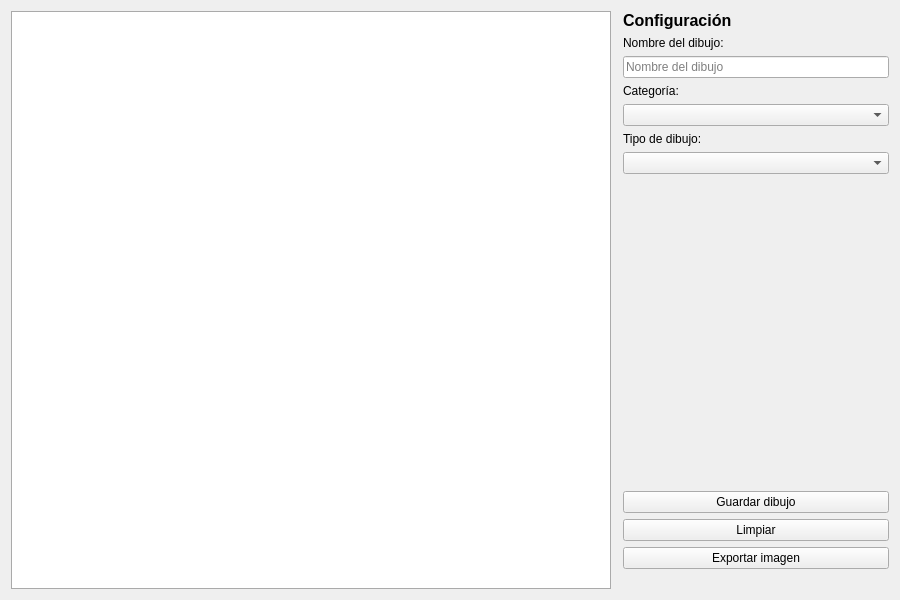
<?xml version="1.0" encoding="UTF-8"?>
<ui version="4.0">
 <class>VentanaPrincipal</class>
 <widget class="QWidget" name="VentanaPrincipal">
  <property name="geometry">
   <rect><x>0</x><y>0</y><width>900</width><height>600</height></rect>
  </property>
  <property name="windowTitle">
   <string>Gestor de Dibujos</string>
  </property>
  <layout class="QHBoxLayout" name="hlPrincipal">
   <property name="spacing"><number>12</number></property>
   <item>
    <widget class="Lienzo" name="widgetLienzo">
     <property name="minimumSize">
      <size><width>600</width><height>500</height></size>
     </property>
     <property name="styleSheet">
      <string notr="true">background-color: white; border: 1px solid #aaa;</string>
     </property>
    </widget>
   </item>
   <item>
    <layout class="QVBoxLayout" name="vlPanel">
     <property name="spacing"><number>6</number></property>
     <item>
      <widget class="QLabel" name="lblTitulo">
       <property name="text"><string>Configuración</string></property>
       <property name="font">
        <font><pointsize>12</pointsize><bold>true</bold></font>
       </property>
      </widget>
     </item>
     <item>
      <widget class="QLabel" name="lblNombre">
       <property name="text"><string>Nombre del dibujo:</string></property>
      </widget>
     </item>
     <item>
      <widget class="QLineEdit" name="leNombre">
       <property name="placeholderText"><string>Nombre del dibujo</string></property>
      </widget>
     </item>
     <item>
      <widget class="QLabel" name="lblCategoria">
       <property name="text"><string>Categoría:</string></property>
      </widget>
     </item>
     <item>
      <widget class="QComboBox" name="cbCategoria"/>
     </item>
     <item>
      <widget class="QLabel" name="lblTipo">
       <property name="text"><string>Tipo de dibujo:</string></property>
      </widget>
     </item>
     <item>
      <widget class="QComboBox" name="cbTipo"/>
     </item>
     <item>
      <spacer name="spacer">
       <property name="orientation"><enum>Qt::Vertical</enum></property>
       <property name="sizeHint" stdset="0">
        <size><width>20</width><height>40</height></size>
       </property>
      </spacer>
     </item>
     <item>
      <widget class="QPushButton" name="pbGuardar">
       <property name="text"><string>Guardar dibujo</string></property>
      </widget>
     </item>
     <item>
      <widget class="QPushButton" name="pbLimpiar">
       <property name="text"><string>Limpiar</string></property>
      </widget>
     </item>
     <item>
      <widget class="QPushButton" name="pbExportar">
       <property name="text"><string>Exportar imagen</string></property>
      </widget>
     </item>
     <item>
      <widget class="QLabel" name="lblEstado">
       <property name="text"><string></string></property>
       <property name="alignment"><set>Qt::AlignCenter</set></property>
       <property name="wordWrap"><bool>true</bool></property>
      </widget>
     </item>
    </layout>
   </item>
  </layout>
 </widget>
 <customwidgets>
  <customwidget>
   <class>Lienzo</class>
   <extends>QWidget</extends>
   <header>lienzo.h</header>
  </customwidget>
 </customwidgets>
 <resources/>
 <connections/>
</ui>
